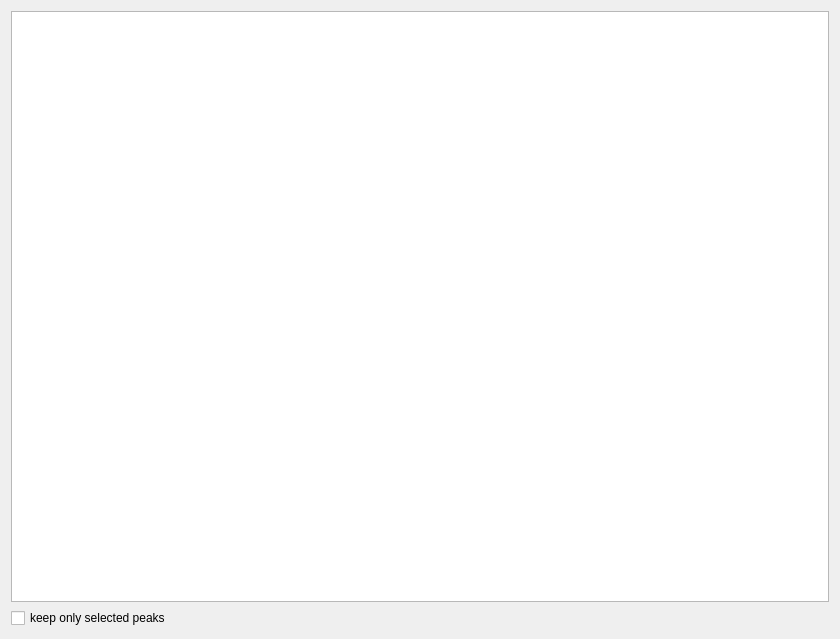
<?xml version="1.0" encoding="UTF-8"?>
<ui version="4.0">
 <class>WidgetFoundPeaks</class>
 <widget class="QWidget" name="Form">
  <property name="geometry">
   <rect>
    <x>0</x>
    <y>0</y>
    <width>840</width>
    <height>639</height>
   </rect>
  </property>
  <property name="windowTitle">
   <string>Form</string>
  </property>
  <layout class="QVBoxLayout" name="verticalLayout">
   <item>
    <widget class="PeakTableView" name="peaks"/>
   </item>
   <item>
    <widget class="QCheckBox" name="keep_selected_peaks">
     <property name="text">
      <string>keep only selected peaks</string>
     </property>
    </widget>
   </item>
  </layout>
 </widget>
 <customwidgets>
  <customwidget>
   <class>PeakTableView</class>
   <extends>QTableView</extends>
   <header>apps/views/PeakTableView.h</header>
  </customwidget>
 </customwidgets>
 <resources/>
 <connections/>
</ui>
